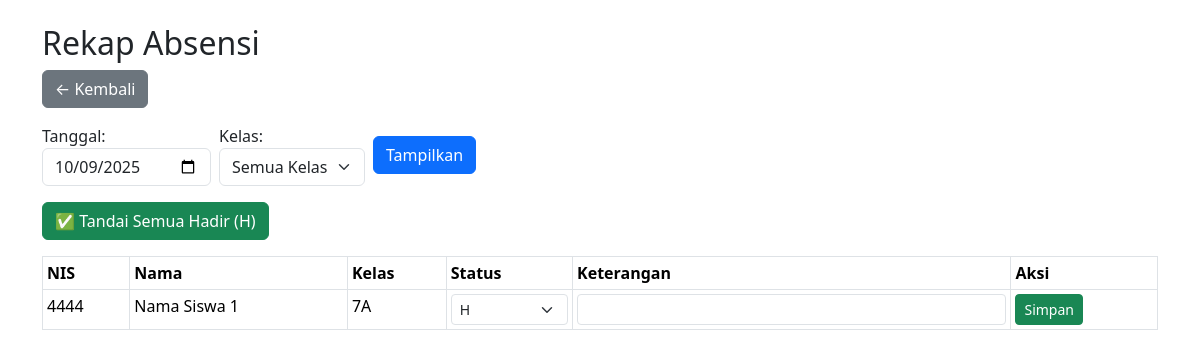
Page /absensi.php?tanggal=2025-10-09 (signed in) on the committed database.
### tables this page shows
CREATE TABLE `absensi` (
  `id` int(11) NOT NULL,
  `siswa_id` int(11) DEFAULT NULL,
  `tanggal` date DEFAULT NULL,
  `jam` time DEFAULT NULL,
  `jam_pulang` time DEFAULT NULL,
  `jam_dzuhur` time DEFAULT NULL,
  `status` enum('H','S','I','A') DEFAULT 'H',
  `keterangan` varchar(100) DEFAULT NULL
);

CREATE TABLE `siswa` (
  `id` int(11) NOT NULL,
  `nis` varchar(20) DEFAULT NULL,
  `nisn` varchar(20) DEFAULT NULL,
  `nama` varchar(100) DEFAULT NULL,
  `kelas` varchar(50) DEFAULT NULL,
  `status` varchar(10) NOT NULL DEFAULT 'aktif',
  `no_wa` varchar(20) DEFAULT NULL,
  `rfid_uid` varchar(50) DEFAULT NULL,
  `foto_siswa` varchar(255) DEFAULT NULL
);

### absensi.php (the view, shortened to what this page needs)
<?php
include 'config.php';
$tanggal = $_GET['tanggal'] ?? date('Y-m-d');
$kelas = $_GET['kelas'] ?? '';
?>
<!DOCTYPE html>
<html>
<head>
  <link href="https://cdn.jsdelivr.net/npm/bootstrap@5.3.2/dist/css/bootstrap.min.css" rel="stylesheet">
</head>
<body class="container mt-4">
  <h2>Rekap Absensi</h2>
  <a href="dashboard.php" class="btn btn-secondary mb-3">← Kembali</a>
  <form method="get" class="mb-3 row g-2 align-items-center">
    <div class="col-auto">
      <label for="tanggal" class="form-label mb-0">Tanggal:</label>
      <input type="date" name="tanggal" value="<?= $tanggal ?>" class="form-control">
    </div>
    <div class="col-auto">
      <label for="kelas" class="form-label mb-0">Kelas:</label>
      <select name="kelas" class="form-select">
        <option value="">Semua Kelas</option>
      </select>
    </div>
    <div class="col-auto">
      <button class="btn btn-primary">Tampilkan</button>
    </div>
  </form>
  <form method="post" class="mb-3">
    <button type="submit" name="hadir_semua" class="btn btn-success">
      ✅ Tandai Semua Hadir (H)
    </button>
  </form>
  <table class="table table-bordered table-sm">
    <thead>
      <tr>
        <th>NIS</th>
        <th>Nama</th>
        <th>Kelas</th>
        <th>Status</th>
        <th>Keterangan</th>
        <th>Aksi</th>
      </tr>
    </thead>
    <tbody>
      <?php
      $filterKelas = $kelas ? "WHERE s.kelas = '$kelas'" : '';
      $q = mysqli_query($conn, "
        SELECT s.id AS siswa_id, s.nis, s.nama, s.kelas,
               a.id AS absen_id, a.status, a.keterangan
        FROM siswa s
        LEFT JOIN absensi a ON a.siswa_id = s.id AND a.tanggal = '$tanggal'
        $filterKelas
        ORDER BY s.nama
      ");
      while ($d = mysqli_fetch_assoc($q)) {
        ?>
        <tr>
          <form method="post">
            <td><?= $d['nis'] ?></td>
            <td><?= $d['nama'] ?></td>
            <td><?= $d['kelas'] ?></td>
            <td>
              <select name="status" class="form-select form-select-sm">
                <option <?= $d['status'] == 'H' ? 'selected' : '' ?>>H</option>
              </select>
            </td>
            <td>
              <input type="text" name="keterangan" class="form-control form-control-sm" value="<?= $d['keterangan'] ?>">
            </td>
            <td>
              <button type="submit" name="ubah" class="btn btn-sm btn-success">
                <?= $d['absen_id'] ? 'Simpan' : 'Tambah' ?>
              </button>
            </td>
          </form>
        </tr>
        <?php
      }
      ?>
    </tbody>
  </table>
</body>
</html>

### rows in the picture
absensi: siswa.nis "4444", siswa.nama "Nama Siswa 1", siswa.kelas "7A", status "H", shows "Simpan"
